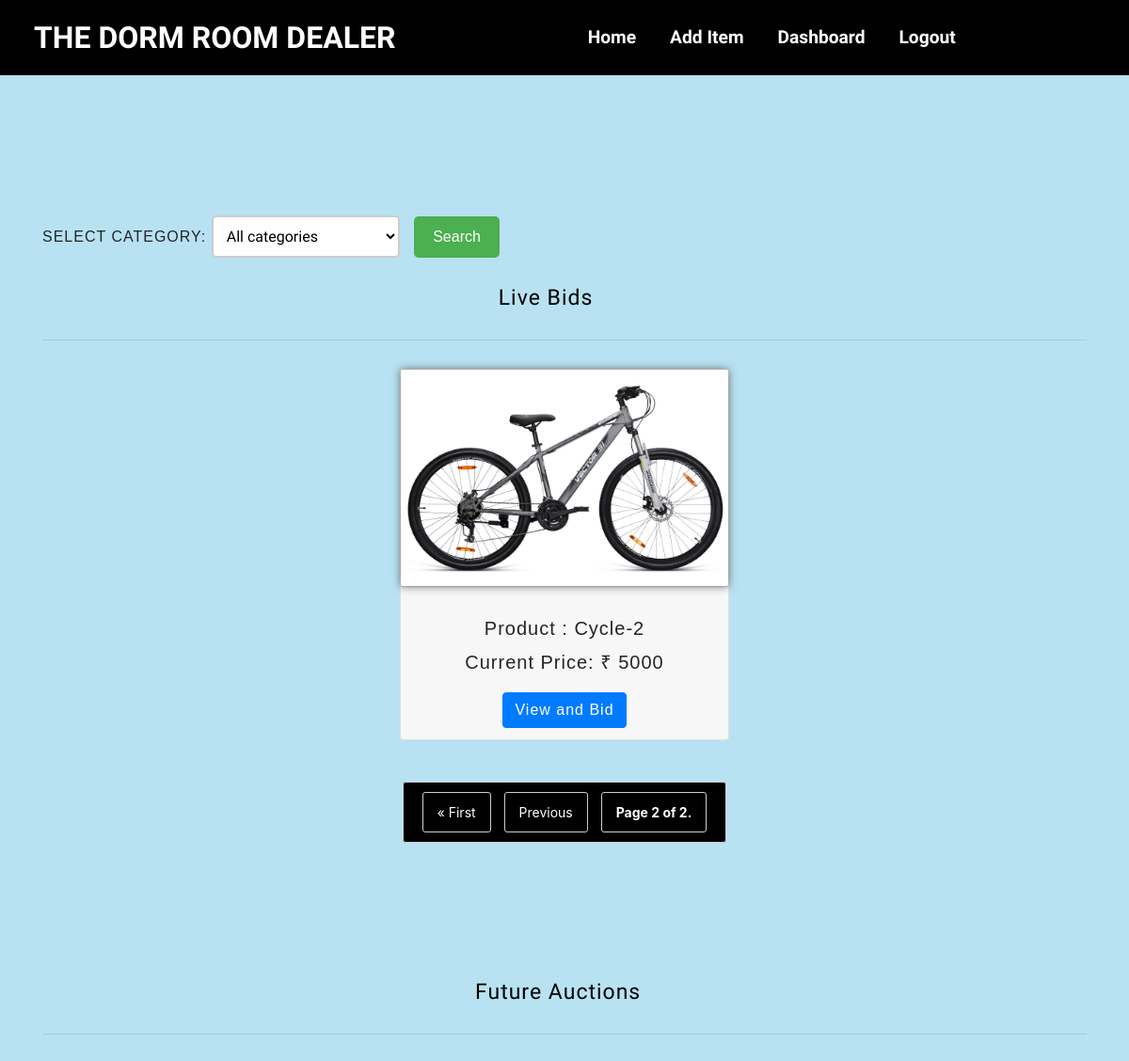
The app's page /home?page=2 (signed in), older data.
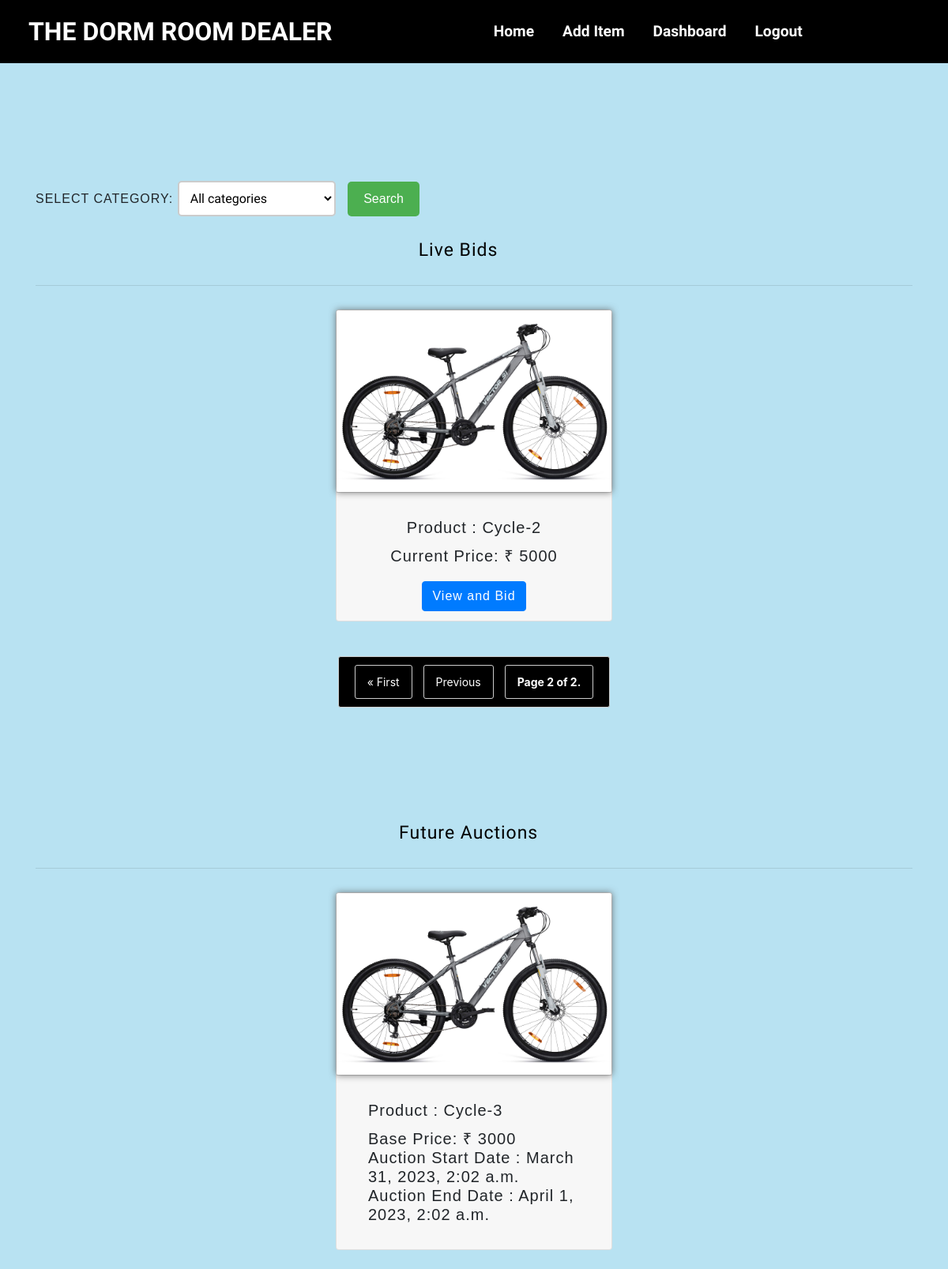
The same page, newer data.
### items/models.py (models this page shows)
class Item(models.Model):
    name=models.CharField(max_length=25)
    profile=models.ImageField(upload_to='pics')
    img1=models.ImageField(upload_to='pics' ,null=True )
    img2=models.ImageField(upload_to='pics' ,null=True )
    img3=models.ImageField(upload_to='pics' ,null=True )
    img4=models.ImageField(upload_to='pics' ,null=True )
    short_description=models.CharField(max_length=50)
    long_description=models.TextField()
    basePrice=models.IntegerField()
    currentPrice=models.IntegerField()
    tag=models.CharField(max_length=25)
    status=models.CharField(null=True,max_length=25)
    sold=models.CharField(max_length=10,default="unsold")
    ownermail = models.EmailField(unique=False)
    start_date = models.DateTimeField(null = False, default=datetime.now)
    end_date = models.DateTimeField(null=False, default=datetime.now)
    highest_bidder=models.IntegerField(null=True)
    sendwinmail = models.CharField(max_length=7,default="notSent")

### accounts/views.py (the view)
# urls.py: 2. Add a URL to urlpatterns:  path('', views.home, name='home')
@login_required(login_url='login')
def home(request):
    if request.method == "POST":
        category = request.POST.get('category')
    else:
        category = "All categories"
    items = Item.objects.all()
    today = timezone.now()
    for i in items:
        i.start_date = i.start_date or today
        i.end_date = i.end_date or today + datetime.timedelta(days=1)
        if(today < i.start_date):
            i.status = "future"
        elif (i.start_date <= today < i.end_date and i.status != "past"):
            i.status = "live"
        else:
            i.status = "past"
        i.save()
    productStatus(request)
    sendMail(request)
    if category != "All categories" and category != None:
        items = Item.objects.filter(status="live").filter(tag=category)
    else:
        items = Item.objects.filter(status="live")
    paginator = Paginator(items, 6) # Show 6 products per page.
    page_number = request.GET.get('page')
    page_obj = paginator.get_page(page_number)
    itemsfuture = Item.objects.filter(status="future")
    return render(request,"home.html",{'page_obj': page_obj, 'items': itemsfuture})

### accounts/views.py (called while the page is built, shortened)
@login_required(login_url='login')
def productStatus(request):
    item = Item.objects.all()
    for i in item:
        try:
            highest_bidder = i.highest_bidder
            if highest_bidder is not None and i.status == "live":
                i.sold = "Bidded"
                i.save()
            elif highest_bidder is not None and i.status == "past":
                i.sold = "Sold"
                i.save()
            elif i.status == "future":
                i.sold = "Yet to be auctioned"
                i.save()
            else:
                i.sold = "Unsold"
                i.save()
        except:
            pass

@login_required(login_url='login')
def sendMail(request):
    now = timezone.now()
    item = Item.objects.filter(end_date = now ).filter(sold="sold").filter(sendwinmail="notSent")

### templates/home.html (shortened to what this page needs)
{% extends 'base.html' %}
{% block content %}
<div class="container">
    <form method="POST" action="{% url 'home' %}">
        <label for="category">SELECT CATEGORY:</label>
        <select name="category" id="category">
            <option value="All categories">All categories</option>
        </select>
        <button type="submit">Search</button>
    </form>
    <h2 class="text-center my-4">Live Bids</h2>
    <hr>
    <div class="row justify-content-center">
        {% for i in page_obj %}
        <div class="col-md-4 mb-4">
            <div class="card">
                <img class="card-img-top" src="{{ i.profile.url }}" alt="{{ i.name }}">
                <div class="card-footer text-center">
                    <div class="card-body">
                        <h5 class="card-title">Product : {{ i.name }}</h5>
                        <h5 class="mb-0">Current Price: ₹ {{ i.currentPrice }}</h5>
                    </div>
                    <a href="items/biditem?id={{ i.id }}" class="btn btn-primary">View and Bid</a>
                </div>
            </div>
        </div>
        {% endfor %}
    </div>
</div>
<div class="pagination">
    <span class="step-links">
        {% if page_obj.has_previous %}
            <a href="?page=1">&laquo; First</a>
            <a href="?page={{ page_obj.previous_page_number }}">Previous</a>
        {% endif %}
        <span class="current">
            Page {{ page_obj.number }} of {{ page_obj.paginator.num_pages }}.
        </span>
    </span>
</div>
<div class="container">
    <h2 class="text-center my-4">Future Auctions</h2>
    <hr></hr>
    <div class="row justify-content-center">
        {% for i in items %}
            <div class="col-md-4 mb-4">
                <div class="card">
                    <img class="card-img-top" src="{{ i.profile.url }}" alt="{{ i.name }}">
                    <div class="card-footer">
                        <div class="card-body">
                            <h5 class="card-title">Product : {{ i.name }}</h5>
                            <h5 class="mb-0">Base Price: ₹ {{ i.basePrice }}</h5>
                            <h5 class="mb-0">Auction Start Date : {{i.start_date}}</h5>
                            <h5 class="mb-0">Auction End Date : {{i.end_date}}</h5>
                        </div>
                    </div>
                </div>
            </div>
        {% endfor %}
    </div>
</div>
{% endblock %}

### templates/base.html (shortened to what this page needs)
<!DOCTYPE html>
<html>
    <head>
        <link rel="stylesheet" href="../static/css/nav.css">
        <link rel="stylesheet" href="https://stackpath.bootstrapcdn.com/bootstrap/4.4.1/css/bootstrap.min.css">
        <link rel="stylesheet" href="https://stackpath.bootstrapcdn.com/font-awesome/4.7.0/css/font-awesome.min.css">
    </head>
    <body>
        <header>
            <nav class="navbar navbar-expand-lg navbar-light ">
                <a class="navbar-brand">THE DORM ROOM DEALER</a>
                <div class="collapse navbar-collapse" id="navbarNav">
                    <ul class="navbar-nav">
                        <li class="nav-item">
                            <a class="nav-link" href="http://127.0.0.1:8000/home">Home</a>
                        </li>
                        <li class="nav-item">
                            <a class="nav-link" href="items/additem">Add Item</a>
                        </li>
                        <li class="nav-item">
                            <a class="nav-link" href="dashboard">Dashboard</a>
                        </li>
                        <li class="nav-item">
                            <a class="nav-link" href="logout">Logout</a>
                        </li>
                    </ul>
                </div>
            </nav>
        </header>
        {% block content %}
        {% endblock %}
    </body>
</html>

### static/css/nav.css (style rules this page uses)
body { margin: 0; padding: 0; }
.container { width: 100%; margin-top: 140px; font-family: sans-serif ; letter-spacing: 1px; }
.container h2 { text-align: center; margin: 0 auto; display: block; color: black; width: 200px; font-size: 23px; font-family: 'Barlow Semi Condensed', sans-serif; top: 35px; padding: 5px; height: 39px; }
.container h2:after { content: ''; border-right: 40px solid transparent; position: relative; left: 68px; top:33px; }
.row { margin-top: 30px; }
img { width: 230px; height: 230px; border-radius: 3px; box-shadow: 0 0px 8px 1px rgba(87, 87, 87, 0.719); }

### templates/base.html (style rules this page uses)
.navbar { background-color: black; height: 80px; font-family: 'Barlow Semi Condensed', sans-serif; }
.navbar-brand { color: #fff !important; font-size: 2rem; font-weight: bold; margin-left: 20px; }
.navbar-nav { margin: 0 auto; }
.nav-link { color: #fff !important; font-size: 1.2rem; font-weight: bold; margin-left: 20px; }

### templates/home.html (style rules this page uses)
body { background-color: #B8E2F2; }
select { font-family: 'Barlow Semi Condensed', sans-serif; font-size: 16px; padding: 10px; border: 2px solid #ccc; border-radius: 5px; background-color: #fff; width: 200px; margin-right: 10px; }
label { font-family: Arial, sans-serif; font-size: 16px; }
button { background-color: #4CAF50; border: none; color: white; padding: 10px 20px; text-align: center; text-decoration: none; display: inline-block; font-size: 16px; margin-top: 10px; cursor: pointer; border-radius: 5px; }
.pagination { display: flex; justify-content: center; align-items: center; margin-top: 20px; background-color: transparent; overflow-x: scroll; width: 100%; }
.pagination a, .pagination span { display: inline-block; padding: 10px 15px; margin: 0 5px; border: 1px solid #ccc; border-radius: 3px; font-size: 14px; text-align: center; color: white; text-decoration: none; background-color: black; }
.pagination .current { font-weight: bold; }

Row changes from the older to the newer data that the page shows:
added Item: profile (picture), name "Cycle-3", basePrice "3000", start_date "March 31, 2023, 2:02 a.m.", end_date "April 1, 2023, 2:02 a.m.", shown under "Future Auctions"
